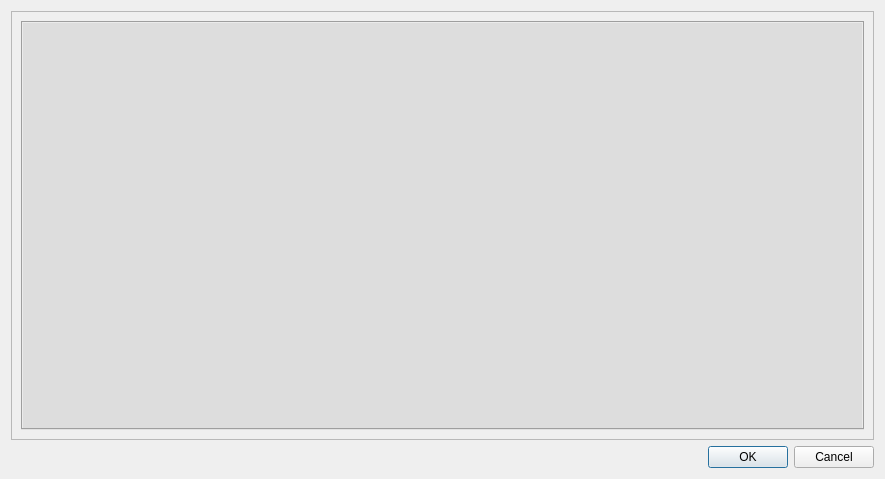
<?xml version="1.0" encoding="UTF-8"?>
<ui version="4.0">
 <class>QaIecReportInformation</class>
 <widget class="QWidget" name="QaIecReportInformation">
  <property name="geometry">
   <rect>
    <x>0</x>
    <y>0</y>
    <width>885</width>
    <height>479</height>
   </rect>
  </property>
  <property name="windowTitle">
   <string>Form</string>
  </property>
  <layout class="QVBoxLayout" name="verticalLayout">
   <item>
    <widget class="QScrollArea" name="scrollArea">
     <property name="widgetResizable">
      <bool>true</bool>
     </property>
     <widget class="QWidget" name="scrollAreaWidgetContents">
      <property name="geometry">
       <rect>
        <x>0</x>
        <y>0</y>
        <width>865</width>
        <height>430</height>
       </rect>
      </property>
      <layout class="QVBoxLayout" name="verticalLayout_2">
       <item>
        <widget class="QTabWidget" name="tabWidget">
         <property name="styleSheet">
          <string notr="true">background-color: rgb(221, 221, 221);</string>
         </property>
         <property name="currentIndex">
          <number>-1</number>
         </property>
        </widget>
       </item>
      </layout>
     </widget>
    </widget>
   </item>
   <item>
    <widget class="QDialogButtonBox" name="buttonBox">
     <property name="standardButtons">
      <set>QDialogButtonBox::Cancel|QDialogButtonBox::Ok</set>
     </property>
    </widget>
   </item>
  </layout>
 </widget>
 <resources/>
 <connections/>
</ui>
